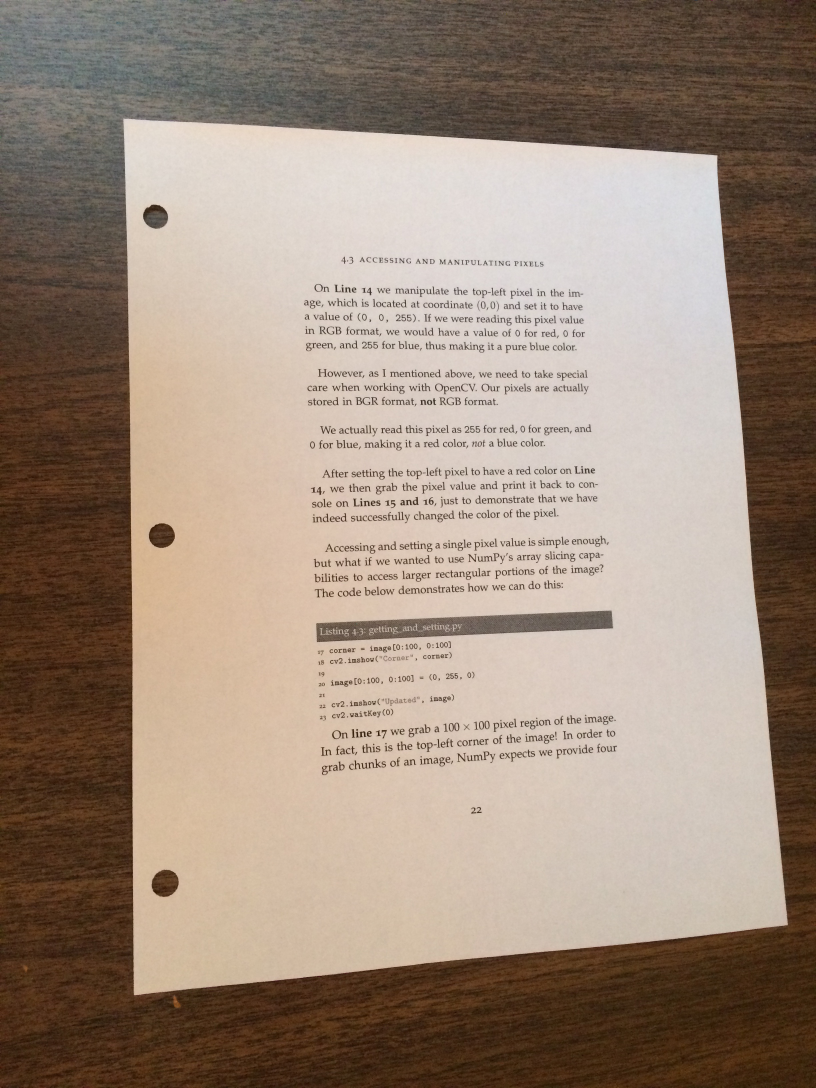
#> input picture online-sample/document-scanner/images/page.jpg, 2448 x 3264 px (shown at 1/3 size)
$ python scan.py --image images/page.jpg
#> lines starting #> are read from the running program, lines starting #| are printed output that depends on the picture; after the words box and inside, x2 and y2 are one past the last pixel; in counts of white or black regions, pixels touching at a corner belong together; long printed decimals are rounded
# USAGE
# python scan.py --image images/page.jpg

# import the necessary packages
from pyimagesearch.transform import four_point_transform
from skimage.filters import threshold_local
import numpy as np
import argparse
import cv2
import imutils

# construct the argument parser and parse the arguments
ap = argparse.ArgumentParser()
ap.add_argument("-i", "--image", required = True,
	help = "Path to the image to be scanned")
args = vars(ap.parse_args())

# load the image and compute the ratio of the old height
# to the new height, clone it, and resize it
image = cv2.imread(args["image"])
#> image is the input picture: shape (3264, 2448, 3); mean B, G, R 123.7, 138.6, 156.7
ratio = image.shape[0] / 500.0
#> ratio = 6.53
orig = image.copy()
image = imutils.resize(image, height = 500)
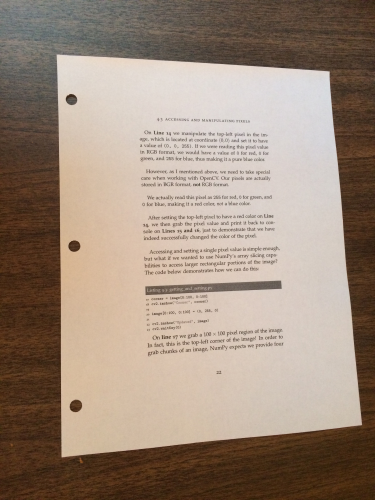
#> image: shape (500, 375, 3); mean B, G, R 123.7, 138.6, 156.7

# convert the image to grayscale, blur it, and find edges
# in the image
gray = cv2.cvtColor(image, cv2.COLOR_BGR2GRAY)
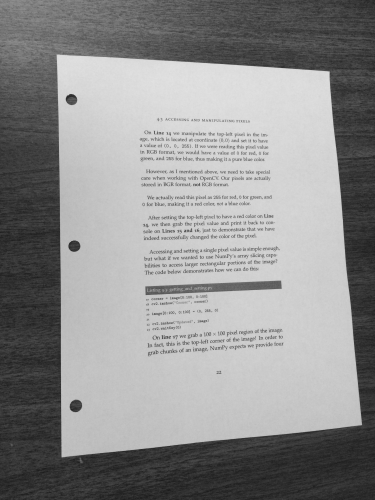
#> gray: shape (500, 375); min 28, max 225, mean 142.4
gray = cv2.GaussianBlur(gray, (5, 5), 0)
edged = cv2.Canny(gray, 75, 200)
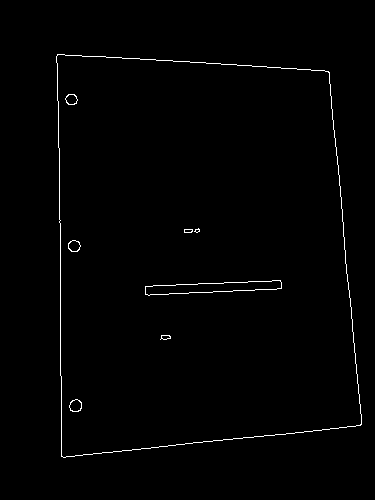
#> edged: shape (500, 375); 0.96% white in thin lines or dots, all inside (x1, y1, x2, y2) = (56, 54, 362, 458)
th1 = cv2.adaptiveThreshold(gray,255,cv2.ADAPTIVE_THRESH_GAUSSIAN_C,\
                cv2.THRESH_BINARY,11,2)
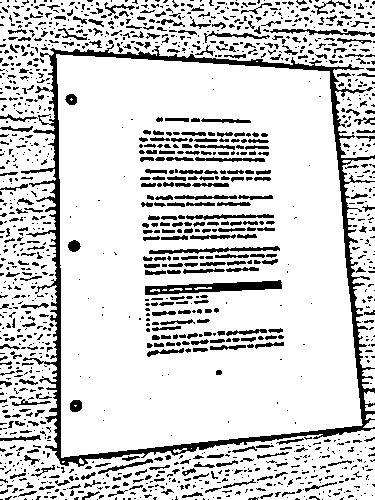
#> th1: shape (500, 375); 82.4% white; 1353 black regions (1006 under 20 px)


# show the original image and the edge detected image
print("STEP 1: Edge Detection")
cv2.imshow("Image", image)
cv2.imshow("Thres", th1)
cv2.imshow("Edged", edged)
cv2.waitKey(0)
cv2.destroyAllWindows()

# find the contours in the edged image, keeping only the
# largest ones, and initialize the screen contour
cnts = cv2.findContours(edged.copy(), cv2.RETR_LIST, cv2.CHAIN_APPROX_SIMPLE)
#> cnts = 16 contours, 2 with area under 20; largest, box (x1, y1, x2, y2) and area: (56, 54, 362, 458) 108281, (56, 54, 362, 458) 108277, (145, 280, 282, 296) 1154, (145, 280, 282, 296) 1152, (69, 399, 82, 412) 118
cnts = imutils.grab_contours(cnts)
cnts = sorted(cnts, key = cv2.contourArea, reverse = True)[:5]
#> cnts = 5 contours; box (x1, y1, x2, y2) and area: (56, 54, 362, 458) 108281, (56, 54, 362, 458) 108277, (145, 280, 282, 296) 1154, (145, 280, 282, 296) 1152, (69, 399, 82, 412) 118

# loop over the contours
for c in cnts:
	# approximate the contour
	peri = cv2.arcLength(c, True)
	approx = cv2.approxPolyDP(c, 0.02 * peri, True)
	print(c.shape)
	print(peri)
	print(len(approx))
	# if our approximated contour has four points, then we
	# can assume that we have found our screen
	if len(approx) == 4:
		screenCnt = approx
		break
#> this loop made 1 pass
#> (peri, screenCnt) on pass 1: (1364.1, [[57, 54], [61, 456], [360, 425], [329, 72]])
#| (185, 1, 2)
#| 1364.108
#| 4

# [22 lines of commented-out code are left out]
